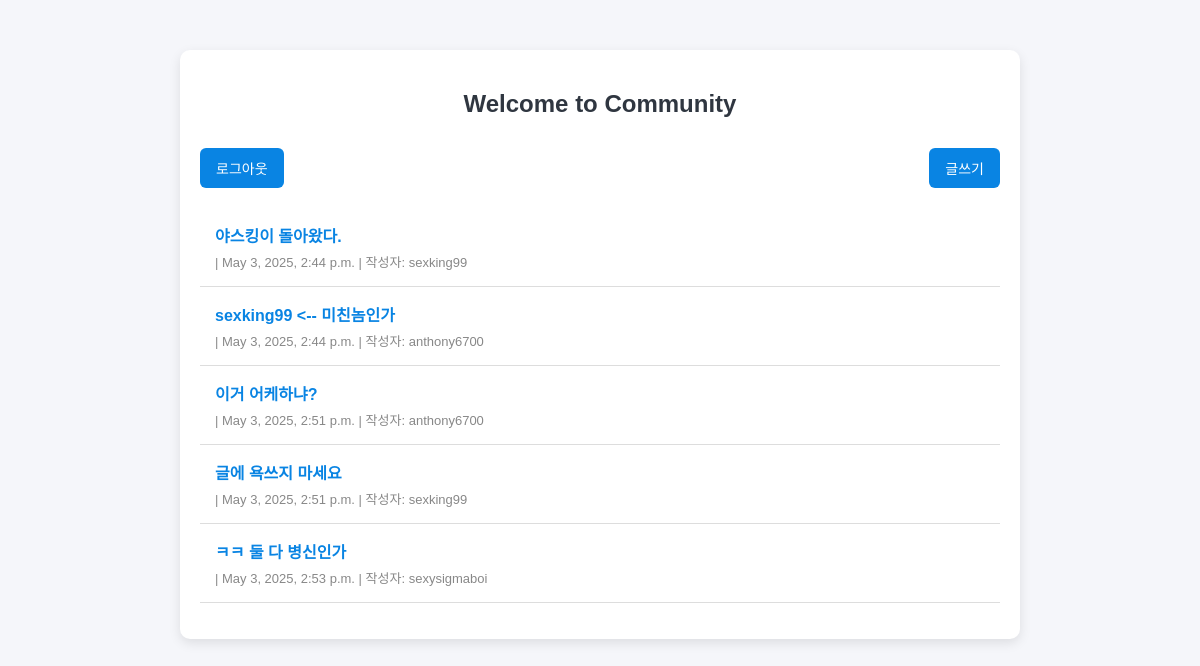
/mainpage, run on an earlier commit of the app's database.
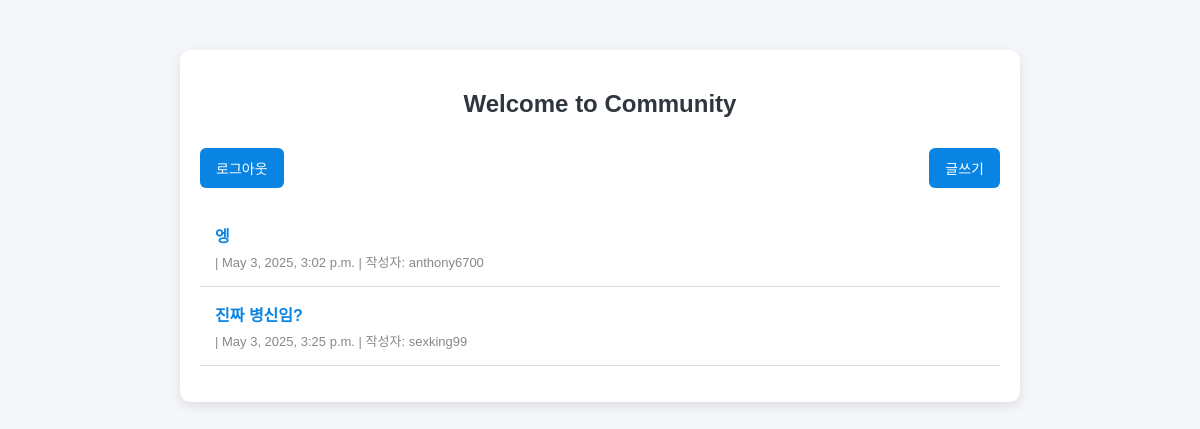
And on a later commit of the database.
### blog/models.py (models this page shows, shortened)
class Blog(models.Model):
    title=models.CharField(max_length=100)
    body=models.TextField(default="")
    date=models.DateTimeField(auto_now_add=True)
    author=models.ForeignKey(User,on_delete=models.CASCADE)

### blog/views.py (the view)
# urls.py: path('mainpage', views.post_list, name='post_list'),
def post_list(request):
    posts = Blog.objects.all()
    return render (request, 'post_list.html', {'posts': posts})

### blog/templates/post_list.html (shortened to what this page needs)
{% load static %}
<!DOCTYPE html>
<html lang="ko">
    <head>
        <link rel="stylesheet" href="{% static 'css/post_list.css' %}" />
    </head>
    <body>
        <div class="container">
            <h2 class="title">Welcome to Community</h2>
            <div class="top-bar">
                <a href="{% url 'login' %}" class="logout-button">로그아웃</a>
                <a href="{% url 'create_post' %}" class="write-button">글쓰기</a>
            </div>
            <ul class="post-list">
                {% for post in posts %}
                <li class="post-item">
                    <a href="{% url 'post_detail' pk=post.pk %}"> {{ post.title }} </a>
                    <span class="meta"> | {{ post.date }} | 작성자: {{ post.author.username }} </span>
                </li>
                {% endfor %}
            </ul>
        </div>
    </body>
</html>

### static/css/post_list.css (style rules this page uses)
body { margin: 0; padding: 0; font-family: 'Arial', sans-serif; background-color: #f5f6fa; color: #333; }
.container { max-width: 800px; margin: 50px auto; padding: 20px; background-color: white; border-radius: 10px; box-shadow: 0 4px 12px rgba(0, 0, 0, 0.1); }
.title { text-align: center; margin-bottom: 30px; color: #2f3640; }
.top-bar { display: flex; justify-content: space-between; margin-bottom: 20px; }
.logout-button, .write-button { background-color: #0984e3; color: white; padding: 10px 16px; text-decoration: none; border-radius: 6px; font-size: 14px; transition: background-color 0.3s ease; }
.post-list { list-style-type: none; padding: 0; }
.post-item { padding: 15px; border-bottom: 1px solid #ddd; }
.post-item a { font-weight: bold; color: #0984e3; text-decoration: none; }
.meta { display: block; margin-top: 5px; font-size: 13px; color: #888; }

What changed in the data, as far as the page shows it:
removed Blog: title "야스킹이 돌아왔다.", date "May 3, 2025, 2:44 p.m.", author.username "sexking99"
removed Blog: title "sexking99 <-- 미친놈인가", date "May 3, 2025, 2:44 p.m.", author.username "anthony6700"
removed Blog: title "이거 어케하냐?", date "May 3, 2025, 2:51 p.m.", author.username "anthony6700"
removed Blog: title "글에 욕쓰지 마세요", date "May 3, 2025, 2:51 p.m.", author.username "sexking99"
removed Blog: title "ㅋㅋ 둘 다 병신인가", date "May 3, 2025, 2:53 p.m.", author.username "sexysigmaboi"
added Blog: title "엥", date "May 3, 2025, 3:02 p.m.", author.username "anthony6700"
added Blog: title "진짜 병신임?", date "May 3, 2025, 3:25 p.m.", author.username "sexking99"
